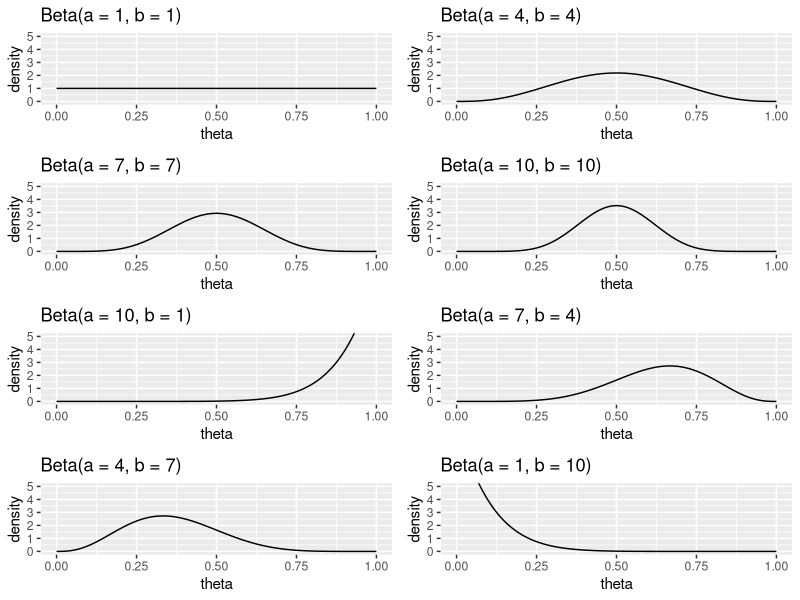
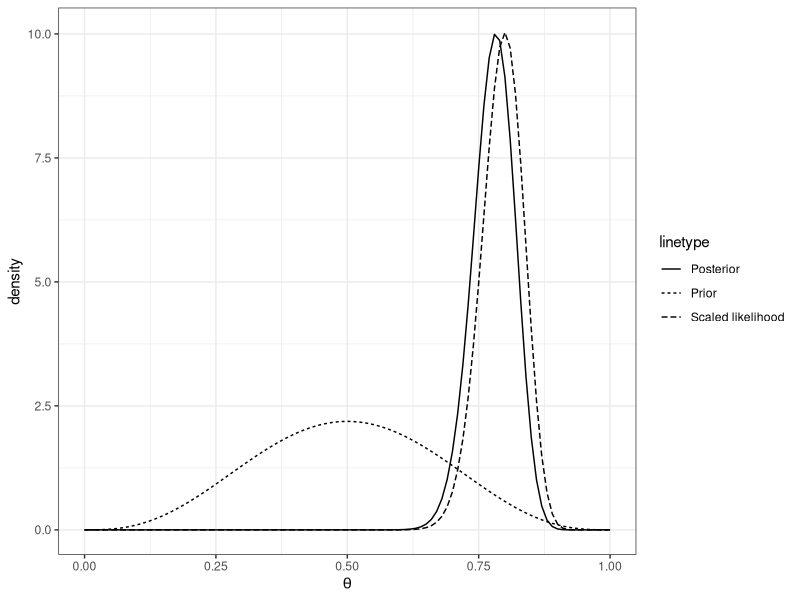
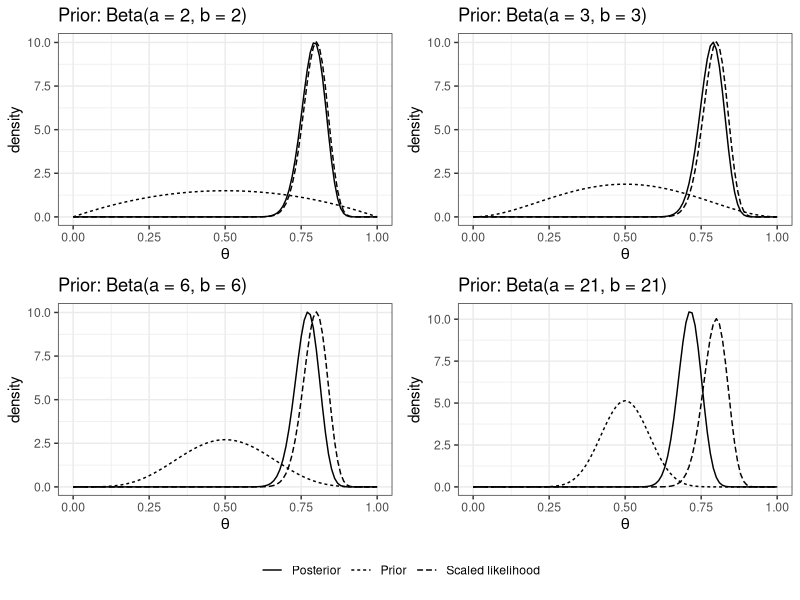
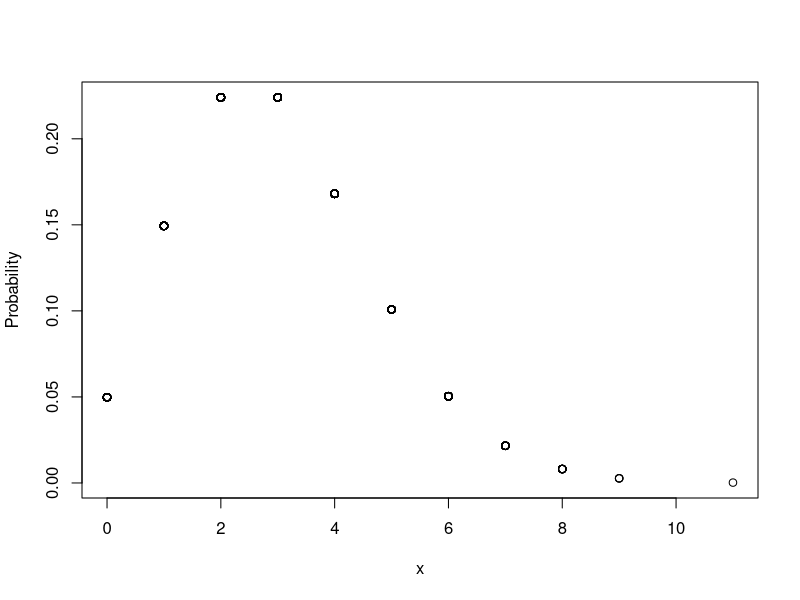
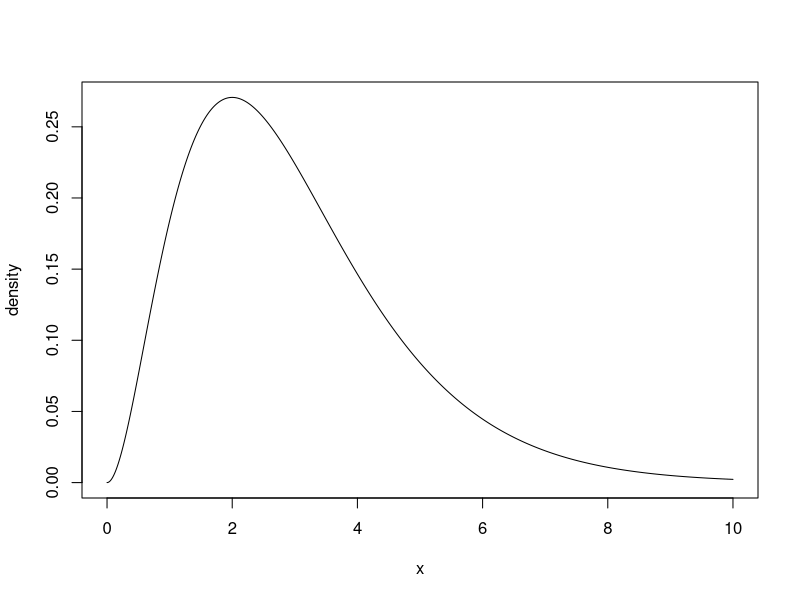
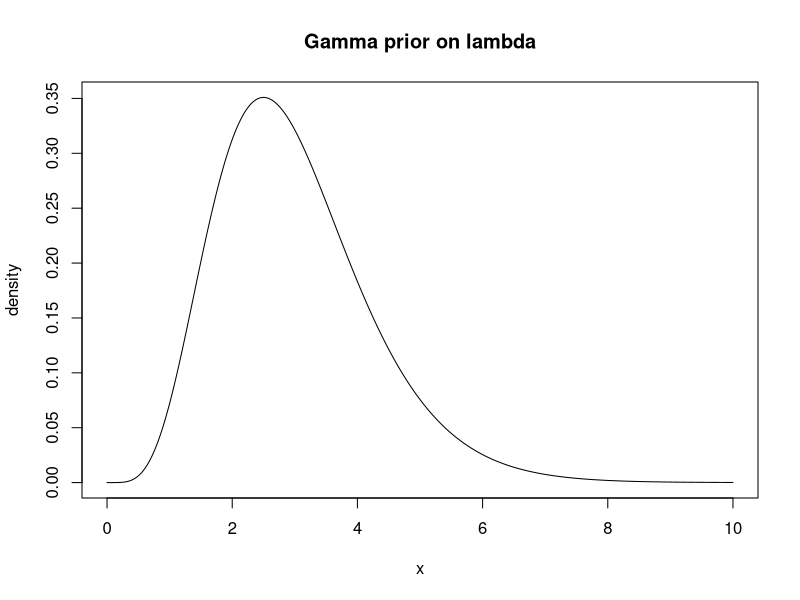

Source code (R) for these figures, in order:
## ---- chunk 1
cat('
<style>
body {
  margin-right: 120px;
}
</style>
')
## ---- chunk 2
knitr::opts_chunk$set(echo = TRUE)
library(tidyverse)
library(ggplot2)
## ---- chunk 3
estimated_means <- rbinom(100, 
                          size = 10, 
                          prob = 0.8) / 10
sd(estimated_means)
## ---- chunk 4
estimated_means <- rbinom(100, 
                          size = 100, 
                          prob = 0.8) / 100
sd(estimated_means)
## ---- chunk 5
theta <- runif(100, min = 0, max = 1)
estimated_means <- rbinom(100, 
                          size = 10, 
                          prob = theta) / 10
sd(estimated_means)
## ---- chunk 6
theta <- runif(100, min = 0.3, max = 0.8)
estimated_means <- rbinom(n=100, 
                          size = 10, 
                          prob = theta) / 10
sd(estimated_means)
## ---- chunk 7
ab <- tibble(a = c(
               seq(1, 10, 3),
               seq(10, 1, -3)
             ),
             b = c(seq(1, 10, 3), seq(1, 10, 3))
             )
plots <- pmap(ab, function(a, b) {
  (ggplot(data = tibble(theta = c(0, 1)), aes(theta)) +
   stat_function(
     fun = dbeta,
     args = list(shape1 = a, shape2 = b)
   ) +
   ylab("density") +
   coord_cartesian(ylim = c(0, 5))+
   ggtitle(paste0("Beta(a = ", a, ", b = ", b,")")))
})

cowplot::plot_grid(plotlist= plots, ncol=2)
## ---- chunk 8
qbeta(c(0.025, 0.975), 
      shape1 = 4, 
      shape2 = 4)
## ---- chunk 9
qbeta(c(0.025, 0.975), 
      shape1 = 10, 
      shape2 = 10)
## ---- chunk 10
PostFun <- function(theta) {
  theta^84 * (1 - theta)^24
}
(AUC <- integrate(PostFun, 
                  lower = 0, 
                  upper = 1)$value)
## ---- chunk 11
PostFun <- function(theta) {
  theta^84 * (1 - theta)^24 / AUC
}
integrate(PostFun, lower = 0, upper = 1)$value
## ---- chunk 12
## Likelihood
k <- 80
n <- 100
## Prior
a <- 4
b <- 4
binom_lh <- function(theta) {
dbinom(x=k, size =n, prob = theta)
}

K <- integrate(f = binom_lh, lower = 0, upper = 1)$value

binom_scaled_lh <- function(theta) 1/K * binom_lh(theta)

p_beta <- ggplot(data = tibble(theta = c(0, 1)), aes(theta)) +
  stat_function(
    fun = dbeta,
    args = list(shape1 = a, shape2 = b),
    aes(linetype = "Prior")
  ) +
  xlab(expression(theta))+
  ylab("density") +
  stat_function(
    fun = dbeta,
    args = list(shape1 = k + a, shape2 = n - k + b), aes(linetype = "Posterior")
  ) +
  stat_function(
    fun = binom_scaled_lh,
    aes(linetype = "Scaled likelihood")
  ) +
  theme(legend.title = element_blank())
p_beta + theme_bw()
## ---- chunk 13
qbeta(c(0.025, 0.975), shape1 = 84, shape2 = 24)
## ---- chunk 14
## Likelihood
k <- 80
n <- 100
## Prior
ab <- list(
   c(a=2,b=2),
   c(a=3,b=3),
   c(a=6,b=6),
   c(a=21,b=21))

plots <- purrr::map(ab, function(p){
(ggplot(data = tibble(theta = c(0, 1)), aes(theta)) +
  stat_function(
    fun = dbeta,
    args = list(shape1 = p[1], shape2 = p[2]),
    aes(linetype = "Prior")
  ) + theme_bw() +
   xlab(expression(theta)) +
  ylab("density") +
  stat_function(
    fun = dbeta,
    args = list(shape1 = k + p[1], shape2 = n - k + p[2]), aes(linetype = "Posterior")
  ) +
   stat_function(
    fun = binom_scaled_lh,
    aes(linetype = "Scaled likelihood")
  ) +
    theme(legend.position =  "none") +
    ggtitle(paste0("Prior: Beta(a = ", p[1], ", b = ", p[2],")")))
  })


# create some space to the left of the legend
legend <- cowplot::get_plot_component(plots[[1]] + theme(legend.position = "bottom", legend.title = element_blank())
                                    , 'guide-box-bottom', return_all = TRUE)

p <- cowplot::plot_grid(plots[[1]], plots[[2]], plots[[3]], plots[[4]], ncol = 2)

cowplot::plot_grid(p, cowplot::ggdraw(legend), ncol =1, rel_heights = c(0.9,0.1))

## ---- chunk 15
dat<-read.table(file="data/TRCexample.txt",
      header=TRUE)
head(dat,n=3)
## ---- chunk 16
summary(dat$value)
## ---- chunk 17
(x<-rpois(n=10,lambda=3))
## ---- chunk 18
x<-rpois(n=1000,lambda=3)
plot(x,dpois(x,lambda=3),ylab="Probability")
## ---- chunk 19
round(rgamma(n=10,shape=3,rate=1),2)
## ---- chunk 20
x<-seq(0,10,by=0.01)
plot(x,dgamma(x,shape=3,rate=1),
     type="l",
     ylab="density")
## ---- chunk 21
x<-seq(0,10,by=0.01)
plot(x,dgamma(x,shape=6,rate=2),
type="l",lty=1,
main="Gamma prior on lambda",ylab="density")
## ---- chunk 22
lambda<-rgamma(10000,shape=6,rate=2)

round(mean(lambda),1)
round(var(lambda),1)
